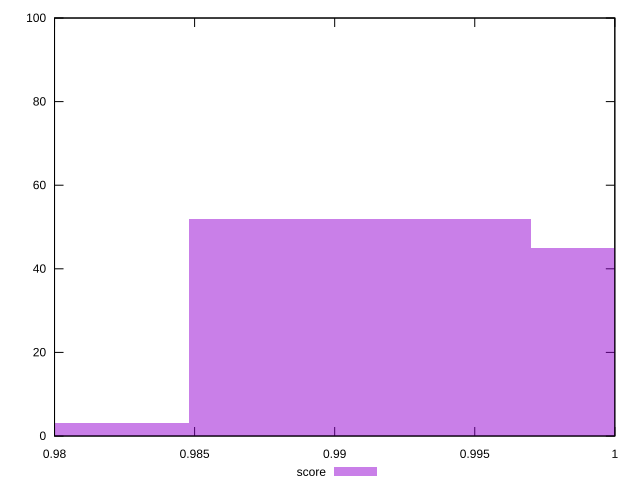

Generate this figure with gnuplot:
reset

$score <<EOF
0.9909000346394786 52
1.00313336840046 45
0.9786667008784975 3
EOF

set key outside below
set boxwidth 0.012233333760981218
set xrange [0.98:1]
set yrange [0:100]
set trange [0:100]
set style fill transparent solid 0.5 noborder
set terminal svg size 640, 490 enhanced background rgb 'white'
set output "report_00018_2021-02-10T15-25-16.877Z/max-potential-fid/samples/pages+cached+noadtech+nomedia+nocss/score/histogram.svg"

plot $score title "score" with boxes

reset
